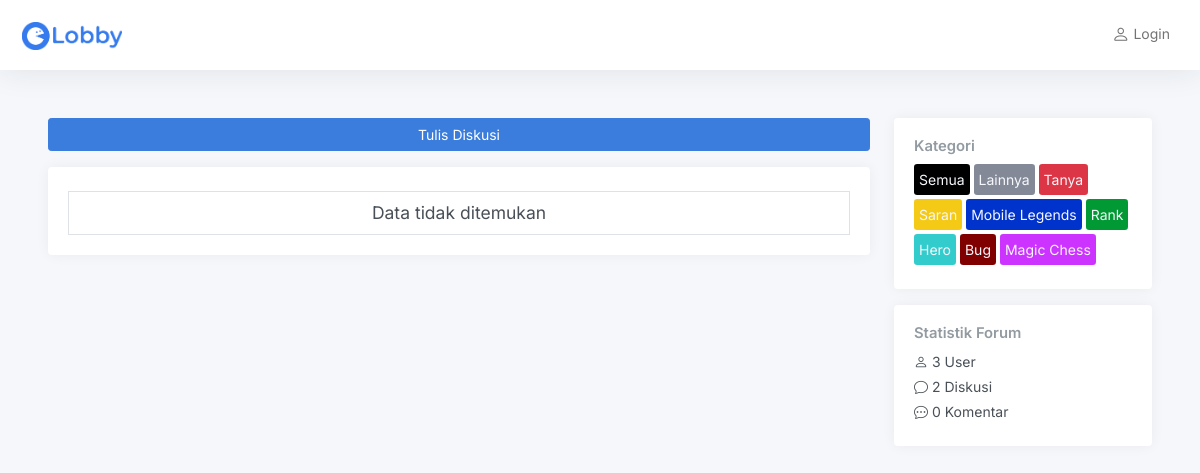
The page /index.php?search=Magic Chess on the database as committed earlier.
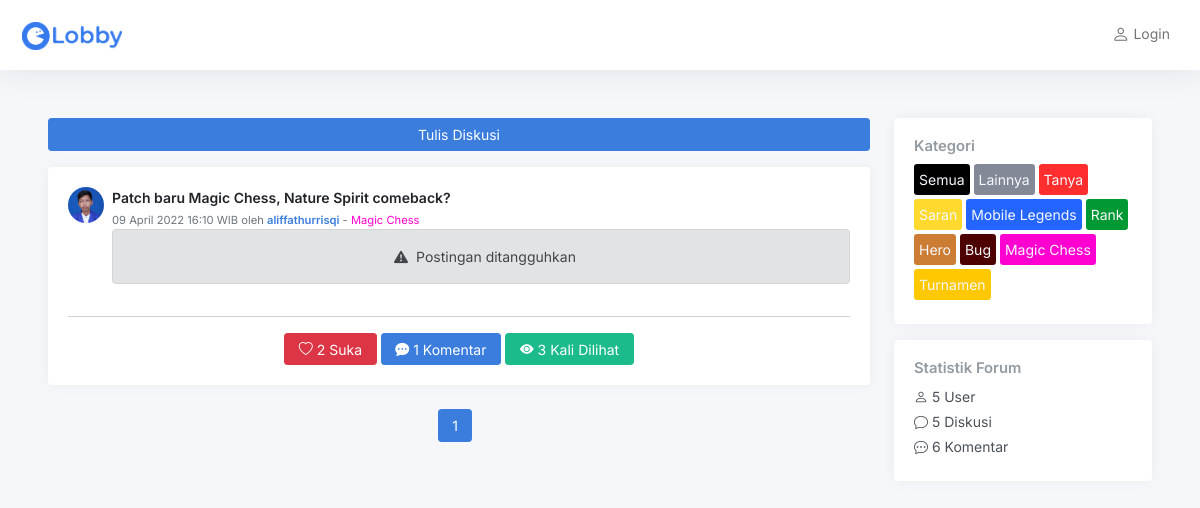
The same page on the database as committed later.
### tables this page shows
CREATE TABLE `kategori` (
  `id` int(11) NOT NULL AUTO_INCREMENT,
  `nama_kategori` varchar(50) DEFAULT NULL,
  `warna` varchar(10) DEFAULT NULL,
  PRIMARY KEY (`id`)
);

CREATE TABLE `post` (
  `id` int(11) NOT NULL AUTO_INCREMENT,
  `username` varchar(50) NOT NULL,
  `waktu` datetime DEFAULT NULL,
  `konten` text NOT NULL,
  `kategori` varchar(50) NOT NULL,
  `judul` text NOT NULL,
  PRIMARY KEY (`id`)
);

CREATE TABLE `account` (
  `username` varchar(50) NOT NULL,
  `password` varchar(100) NOT NULL,
  `nama` varchar(100) NOT NULL,
  `gender` enum('Laki-Laki','Perempuan') DEFAULT NULL,
  `bio` varchar(250) DEFAULT NULL,
  `photo` varchar(9999) DEFAULT NULL,
  `dibuat` date DEFAULT NULL,
  `blokir` date DEFAULT NULL,
  `akses` enum('admin','user','blokir') NOT NULL,
  PRIMARY KEY (`username`)
);

### index.php (the view, shortened to what the rows shown need)
<?php
include "config.php";
$username = NULL;
?>
<!DOCTYPE html>
<html lang="en">
<?php
include "php/head.php";
?>
<body>
	<div class="wrapper">
		<div class="main">
			<?php
			$url = $_SERVER["REQUEST_URI"];
			?>
			<main class="content">
				<div class="container-fluid p-0 mb-7">
					<div class="row">
						<div class="col-md-8 col-xl-9">
							<?php
							if ($username != NULL) {
								$login = mysqli_query($conn, "SELECT * FROM account WHERE username = '$username'");
								while ($row = mysqli_fetch_array($login)) {
									$userimg = $row["photo"];
									if ($userimg == NULL) {
										$userimg = "default_image.png";
									}
								}
							?>
								<form method="POST">
									<div class="card">
										<div class="card-body">
											<div class="d-flex align-items-start mb-3">
												<img src="img/user/<?php echo $userimg; ?>" width="36" height="36" class="rounded-circle me-2" alt="<?php echo $row['username']; ?>">
												<div class="flex-grow-1">
													<div class="input-group mb-3">
														<input type="text" class="form-control" name="p_judul" aria-describedby="basic-addon1" placeholder="Judul Diskusi">
													</div>
													<div class="input-group mb-3">
														<select class="form-select" id="inputGroupSelect01" name="p_kategori">
															<?php
															$akses = mysqli_query($conn, "SELECT akses FROM account WHERE username = '$username'");
															while ($row = mysqli_fetch_array($akses)) {
																$hak_akses = $row['akses'];
															}
															if ($hak_akses == "admin") {
																$kategori = mysqli_query($conn, "SELECT * FROM kategori");
																while ($row = mysqli_fetch_array($kategori)) {
															?>
																	<option style="color:<?php echo $row['warna']; ?>;" value="<?php echo $row['id']; ?>"><?php echo $row['nama_kategori']; ?></option>
																<?php
																}
															} else {
																$kategori = mysqli_query($conn, "SELECT * FROM kategori WHERE id != 1");
																while ($row = mysqli_fetch_array($kategori)) {
																?>
																	<option style="color:<?php echo $row['warna']; ?>;" value="<?php echo $row['id']; ?>"><?php echo $row['nama_kategori']; ?></option>
															<?php
																}
															}
															?>
														</select>
													</div>
													<div class="text-sm dark mb-3" align="justify">
														<div class="input-group">
															<textarea class="form-control" name="p_konten" aria-label="With textarea" style="resize: none; height:100px;" placeholder="Tulis diskusi disini...."></textarea>
														</div>
													</div>
													<button class="btn btn-primary w-100" name="btnPost">Publikasikan</button>
												</div>
											</div>
										</div>
									</div>
								</form>
								<?php
								if (isset($_POST["btnPost"])) {
									$p_judul = $_POST["p_judul"];
									$p_konten = $_POST["p_konten"];
									$p_kategori = $_POST["p_kategori"];
									$post = mysqli_query(
										$conn,
										"INSERT INTO post VALUES(NULL,'$username',NOW(),'$p_konten','$p_kategori','$p_judul')"
									);
									echo '<script> location.replace("index.php"); </script>';
								}
							} else {
								?>
								<a href="login.php" class="btn btn-primary w-100 d-none d-sm-inline-block mb-3">Tulis Diskusi</a><br>
							<?php
							}
							?>
							<?php
							if (isset($_GET['search'])) {
								$search = $_GET['search'];
							} else {
								$search = "";
							}
							$sql_query = "SELECT post.id,post.judul,post.konten,post.username,post.kategori,
              DATE_FORMAT(waktu, '%d') AS tgl,DATE_FORMAT(waktu, '%M') AS bln,DATE_FORMAT(waktu, '%Y') AS thn,
              DATE_FORMAT(waktu, '%H:%i WIB') AS jam, post.konfirmasi
              FROM post INNER JOIN kategori ON post.kategori = kategori.id
              WHERE post.kategori !='1' AND post.judul LIKE '%" . $search . "%' OR kategori.nama_kategori LIKE '%" . $search . "%'
              ORDER BY post.id DESC";
							$results_per_page = 5;
							if (!isset($_GET['page'])) {
								$page = 1;
							} else {
								$page = $_GET['page'];
							}
							$page_first_result = ($page - 1) * $results_per_page;
							$post = mysqli_query($conn, $sql_query . " LIMIT " . $page_first_result . ',' . $results_per_page);
							while ($row = mysqli_fetch_array($post)) {
								$pBln = $row['bln'];
								$id_post = $row["id"];
								$jumlahkomen = mysqli_query($conn, "SELECT COUNT(id_post) AS jumlah_komentar FROM komentar WHERE id_post = '$id_post'");
								$data = mysqli_fetch_array($jumlahkomen);
								$data_komentar = $data["jumlah_komentar"];
								$jumlahLike = mysqli_query($conn, "SELECT COUNT(id) AS jmlLike FROM like_unlike WHERE id_post = '$id_post'");
								$data2 = mysqli_fetch_array($jumlahLike);
								$data_like = $data2["jmlLike"];
								$liker = mysqli_query($conn, "SELECT * FROM like_unlike WHERE id_post = '$id_post' AND username = '$username'");
								$dataliker = mysqli_num_rows($liker);
								$jumlahLihat = mysqli_query($conn, "SELECT COUNT(id) AS jmlLihat FROM dilihat WHERE id_post = '$id_post'");
								$data3 = mysqli_fetch_array($jumlahLihat);
								$data_lihat = $data3["jmlLihat"];
								$user_post = $row["username"];
								$foto = mysqli_query($conn, "SELECT photo FROM account WHERE username = '$user_post'");
								while ($photo = mysqli_fetch_array($foto)) {
									$data_photo = $photo["photo"];
								}
								$kat = $row["kategori"];
								$kategori = mysqli_query($conn, "SELECT nama_kategori,warna FROM kategori WHERE id= '$kat'");
								while ($kat_info = mysqli_fetch_array($kategori)) {
									$data_kategori = $kat_info["nama_kategori"];
									$data_warna = $kat_info["warna"];
								}
							?>
								<div class="card">
									<div class="card-body">
										<div class="d-flex align-items-start">
											<img src="img/user/<?php echo $data_photo; ?>" width="36" height="36" class="rounded-circle me-2" alt="<?php echo $row['username']; ?>">
											<div class="flex-grow-1">
												<strong><a class="text-dark" href="discussion.php?id=<?php echo $row["id"]; ?>">
														<?php echo $row["judul"]; ?>
													</a></strong><br />
												<small class="text-muted"><?php echo $row["tgl"] . " " . $pBln . " " . $row["thn"] . " " . $row["jam"]; ?>
													oleh
													<a href="profile.php?id=<?php echo $row["username"]; ?>">
														<strong><?php echo $row["username"]; ?></strong>
													</a>
													- <a href="index.php?search=<?php echo $data_kategori; ?>" style="color:<?php echo $data_warna; ?>;"><?php echo $data_kategori; ?></a>
												</small>
												<?php
												if ($row['konfirmasi'] == "Ya") {
												?>
													<div class="text-sm dark mt-1" align="justify">
														<?php echo  $row["konten"]; ?>
													</div>
												<?php
												} else {
												?>
													<div class="alert alert-secondary align-items-center p-3 text-center" role="alert">
														<i class="bi bi-exclamation-triangle-fill ms-2 me-2"></i>Postingan ditangguhkan
													</div>
												<?php
												}
												?>
											</div>
										</div>
										<center>
											<hr>
											<span class="informasi mt-1">
												<?php
												if ($username != NULL) {
													if ($dataliker == 0) {
												?>
														<a class="btn btn-outline-danger" href="like.php?id=<?php echo $row["id"]; ?>&&url=<?php echo $url ?>&&target=<?php echo $row["username"]; ?>&&username=<?php echo $username; ?>"><i class="bi bi-heart-fill"></i> <?php echo $data_like; ?> Suka</a>
													<?php
													} else {
													?>
														<a class="btn btn-danger" href="unlike.php?id=<?php echo $like_id; ?>&&url=<?php echo $url ?>"><i class="bi bi-heart-fill"></i> <?php echo $data_like; ?> Suka</a>
													<?php
													}
												} else {
													?>
													<a class="btn btn-danger" href="login.php"><i class="bi bi-heart"></i> <?php echo $data_like; ?> Suka</a>
												<?php
												}
												?>
												<a class="btn btn-primary" href="discussion.php?id=<?php echo $row["id"]; ?>"><i class="bi bi-chat-dots-fill"></i> <?php echo $data_komentar; ?> Komentar</a>
												<a class="btn btn-success" href="discussion.php?id=<?php echo $row["id"]; ?>"><i class="bi bi-eye-fill"> </i><?php echo $data_lihat; ?> Kali Dilihat</a>
											</span>
										</center>
									</div>
								</div>
							<?php
							}
							?>
						</div>
						<div class="col-md-4 col-xl-3">
							<div class="card mb-3">
								<div class="card-body">
									<ul class="list-unstyled mb-0">
										<a class="btn mb-1 p-1 text-light" href="index.php?search=" style="background-color:black;">
											Semua
										</a>
										<?php
										$s_kategori = mysqli_query($conn, "SELECT * FROM kategori WHERE id !=1");
										while ($row = mysqli_fetch_array($s_kategori)) {
											$search = $row['nama_kategori'];
										?>
											<a class="btn mb-1 p-1 text-light" href="index.php?search=<?php echo $search; ?>" style="background-color:<?php echo $row['warna']; ?>;">
												<?php echo $row['nama_kategori']; ?>
											</a>
										<?php
										}
										?>
									</ul>
								</div>
							</div>
						</div>
					</div>
				</div>
			</main>
		</div>
	</div>
</body>

Rows that differ between the two databases and show on the page:
added post: username.photo (picture), judul "Patch baru Magic Chess, Nature Spirit comeback?", tgl "09", pBln "April", thn "2022", jam "16:10 WIB", username "aliffathurrisqi", kategori.nama_kategori "Magic Chess", shows "Postingan ditangguhkan", data_like "2", data_komentar "1", data_lihat "3"
changed kategori "Tanya": warna "#DC3545" → "#ff2e2e" (drawn)
changed kategori "Saran": warna "#F4CA16" → "#ffd92e" (drawn)
changed kategori "Mobile Legends": warna "#0033cc" → "#2465ff" (drawn)
changed kategori "Hero": warna "#33cccc" → "#cc7d33" (drawn)
changed kategori "Bug": warna "#800000" → "#4d0000" (drawn)
added kategori: nama_kategori "Turnamen"
Other text that changed with them:
$dat_user: "3" → "5"
$dat_post: "2" → "5"
$dat_comm: "0" → "6"
new list line: "1"
text no longer shown: "Data tidak ditemukan"
